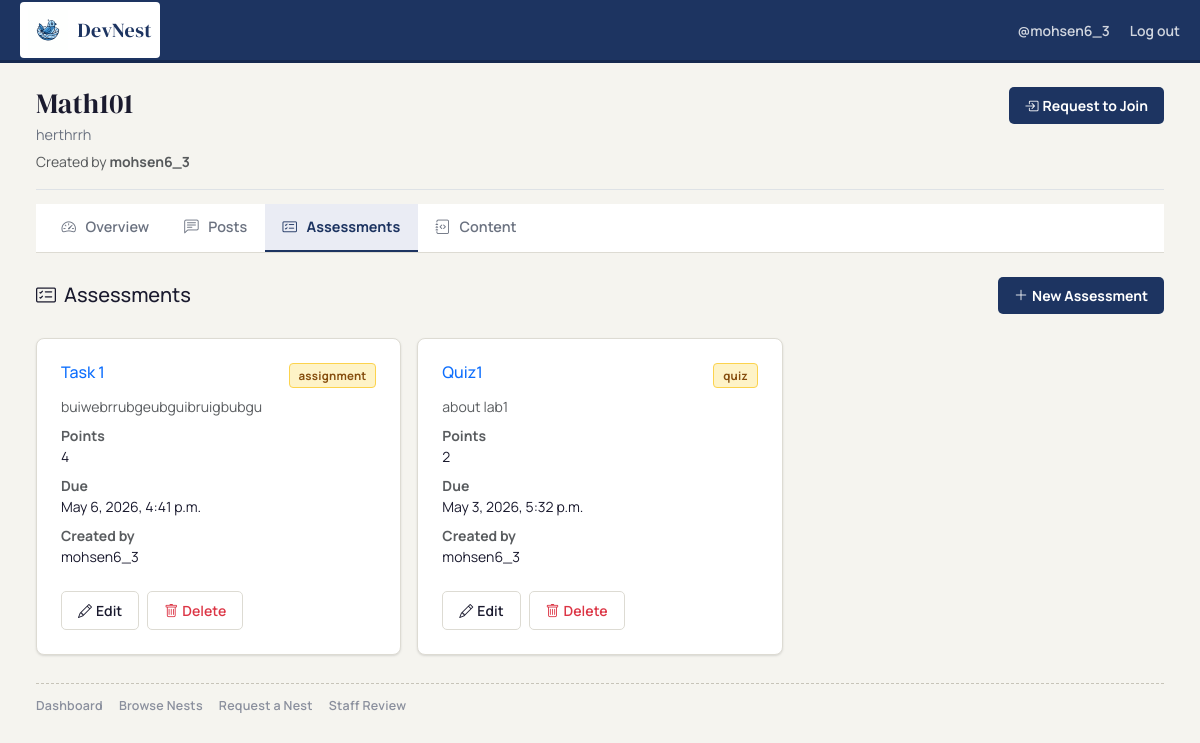
/assessments/nests/2/ (signed in), run on the app's committed database.
### nests/models.py (models this page shows, shortened)
class Nest(models.Model):
    class Status(models.TextChoices):
        PENDING  = 'pending',  'Pending'
        APPROVED = 'approved', 'Approved'
        REJECTED = 'rejected', 'Rejected'
    name        = models.CharField(max_length=255)
    description = models.TextField()
    creator     = models.ForeignKey(settings.AUTH_USER_MODEL, on_delete=models.CASCADE)
    members     = models.ManyToManyField(
        settings.AUTH_USER_MODEL,
        through='NestMembership',
        related_name='nests',
    )
    status      = models.CharField(
        max_length=20,
        choices=Status.choices,
        default=Status.PENDING,
    )
    created_at  = models.DateTimeField(auto_now_add=True)

### assessments/models.py (models this page shows, shortened)
class Assessment(models.Model):
    TYPE_CHOICES = [
        ('quiz', 'Quiz'),
        ('assignment', 'Assignment'),
        ('coding', 'Coding'),
    ]
    title = models.CharField(max_length=200)
    description = models.TextField(blank=True)
    assessment_type = models.CharField(max_length=20, choices=TYPE_CHOICES)
    points = models.PositiveIntegerField(default=0)
    due_date = models.DateTimeField(null=True, blank=True)
    created_by = models.ForeignKey(User,on_delete=models.CASCADE,related_name='created_assessments')
    created_at = models.DateTimeField(auto_now_add=True)
    nest = models.ForeignKey(Nest, on_delete=models.CASCADE, related_name='assessments', null=True, blank=True)

### assessments/views.py (the view)
# urls.py: path('nests/<int:nest_id>/', views.assessment_page_view, name='assessment_page_view'),
def assessment_page_view(request: HttpRequest, nest_id):
    nest = get_object_or_404(Nest, id=nest_id)
    assessments = Assessment.objects.filter(nest=nest)
    total_score = (
        Submission.objects
        .filter(student=request.user, assessment__nest=nest)
        .aggregate(total=Sum('score'))['total'] or 0
    )
    user = request.user
    return render(request, 'assessments/assessment_page.html', {
        'assessments': assessments,
        'user': user,
        'nest': nest,
        'total_score': total_score
    })

### assessments/templates/assessments/assessment_page.html (shortened to what this page needs)
{% extends "nests/nest_detail_base.html" %}
{% load static %}
{% block tab_assessments %}active{% endblock %}
{% block feature_content %}
<div class="d-flex justify-content-between align-items-center mb-4">
    <h5 class="mb-0"><i class="bi bi-card-checklist me-2"></i>Assessments</h5>
    {% if request.user.is_authenticated and request.user.is_staff %}
    <a class="nest-btn-main" href="{% url 'assessments:assessment_create_view' nest_id=nest.id %}">
        <i class="bi bi-plus-lg me-1"></i> New Assessment
    </a>
    {% endif %}
</div>
<div class="assessments-list">
    {% if assessments %}
    <div class="row g-3">
        {% for assessment in assessments %}
        <div class="col-md-6 col-lg-4">
            <div class="nest-surface p-4 h-100 d-flex flex-column">
                <div class="d-flex justify-content-between align-items-start mb-2">
                    <h6 class="mb-0">
                        <a href="{% url 'assessments:assessment_detail_view' nest_id=nest.id pk=assessment.pk %}" class="text-decoration-none">
                            {{ assessment.title }}
                        </a>
                    </h6>
                    <span class="nest-chip nest-chip-pending" style="font-size:.72rem">{{ assessment.assessment_type }}</span>
                </div>
                <p class="text-muted small mb-2">{{ assessment.description }}</p>
                <dl class="mb-3 small">
                    <dt class="text-muted">Points</dt><dd>{{ assessment.points }}</dd>
                    <dt class="text-muted">Due</dt><dd>{{ assessment.due_date|default:"No due date" }}</dd>
                    <dt class="text-muted">Created by</dt><dd>{{ assessment.created_by.username }}</dd>
                </dl>
                {% if request.user.is_authenticated and request.user.is_staff %}
                <div class="d-flex gap-2 mt-auto">
                    <a class="nest-btn-soft" href="{% url 'assessments:assessment_update_view' nest_id=nest.id pk=assessment.pk %}">
                        <i class="bi bi-pencil me-1"></i> Edit
                    </a>
                    <a class="nest-btn-soft" style="color:#dc3545;" href="{% url 'assessments:assessment_delete_view' nest_id=nest.id pk=assessment.pk %}">
                        <i class="bi bi-trash me-1"></i> Delete
                    </a>
                </div>
                {% endif %}
            </div>
        </div>
        {% endfor %}
    </div>
    {% else %}
    <div class="nest-surface p-4 text-muted">No assessments available yet.</div>
    {% endif %}
</div>
{% endblock feature_content %}

### nests/templates/nests/nest_detail_base.html (shortened to what this page needs)
{% extends "nests/base.html" %}
{% block content %}
{% if nest %}
<div class="nest-page-head pb-3 mb-0 border-bottom">
    <div>
        <h2 class="nest-page-title">{{ nest.name }}</h2>
        <p class="nest-page-subtitle mb-1">{{ nest.description }}</p>
        <small class="text-muted">Created by <strong>{{ nest.creator.username }}</strong></small>
    </div>
    <div class="d-flex gap-2 flex-wrap align-items-center">
        {% if membership %}
            <span class="nest-chip nest-chip-approved align-self-center">
                <i class="bi bi-check-circle me-1"></i> {{ membership.get_role_display }}
            </span>
        {% elif pending_membership %}
            <span class="nest-chip nest-chip-pending align-self-center">
                <i class="bi bi-hourglass-split me-1"></i> Request Pending
            </span>
        {% elif request.user.is_authenticated %}
            <form method="post" action="{% url 'nests:join_nest' nest_id=nest.pk %}">
                <button type="submit" class="nest-btn-main">
                    <i class="bi bi-box-arrow-in-right me-1"></i> Request to Join
                </button>
            </form>
        {% endif %}
    </div>
</div>
<div class="nest-subnav-wrap">
    <nav class="nest-subnav" aria-label="Nest feature navigation">
        <a href="{% url 'nests:nest_detail' nest_id=nest.pk %}"
           class="nest-subnav-link {% block tab_overview %}{% endblock %}">
            <i class="bi bi-speedometer2 me-1"></i> Overview
        </a>
        <a href="{% url 'nests:nest_posts' nest_id=nest.pk %}"
           class="nest-subnav-link {% block tab_posts %}{% endblock %}">
            <i class="bi bi-chat-left-text me-1"></i> Posts
        </a>
        <a href="{% url 'assessments:assessment_page_view' nest_id=nest.pk %}"
           class="nest-subnav-link {% block tab_assessments %}{% endblock %}">
            <i class="bi bi-card-checklist me-1"></i> Assessments
        </a>
        <a href="{% url 'content:all_titles_view' %}?nest_id={{ nest.pk }}"
           class="nest-subnav-link {% block tab_content %}{% endblock %}">
            <i class="bi bi-journal-code me-1"></i> Content
        </a>
    </nav>
</div>
{% endif %}
{% block feature_content %}{% endblock %}
{% endblock %}

### nests/templates/nests/base.html (shortened to what this page needs)
{% load static %}
<!doctype html>
<html lang="en">
<head>
	<link href="https://cdn.jsdelivr.net/npm/bootstrap@5.3.3/dist/css/bootstrap.min.css" rel="stylesheet">
	<link href="https://cdn.jsdelivr.net/npm/bootstrap-icons@1.11.3/font/bootstrap-icons.css" rel="stylesheet">
	<link rel="stylesheet" href="{% static 'css/nests.css' %}">
</head>
<body class="nest-shell">
	<header class="nest-topbar">
		<div class="container-fluid nest-topbar-inner">
			<a class="nest-brand" href="/">
				<img src="{% static 'images/logo.svg' %}" alt="DevNest logo">
				<span>DevNest</span>
			</a>
			<div class="nest-user d-none d-lg-flex">
				{% if request.user.is_authenticated %}
					<a class="nest-user-link" href="{% url 'accounts:user_profile_view' request.user.username %}">
						@{{ request.user.username }}
					</a>
					<a class="nest-user-link" href="{% url 'accounts:log_out' %}?next={{request.path}}">Log out</a>
				{% else %}
					<a class="nest-user-link" href="{% url 'accounts:sign_in' %}?next={{request.path}}">Sign in</a>
				{% endif %}
			</div>
		</div>
	</header>
	<div class="nest-layout container-fluid">
		<main class="nest-main">
			{% block content %}{% endblock %}
			<footer class="nest-footer-links" aria-label="Nest legacy links">
				<a href="{% url 'nests:nest_dashboard' %}" class="nest-footer-link {% if request.path == '/nests/' %}active{% endif %}">
					Dashboard
				</a>
				<a href="{% url 'nests:nest_list_view' %}" class="nest-footer-link {% if '/nests/browse/' in request.path %}active{% endif %}">
					Browse Nests
				</a>
				<a href="{% url 'nests:request_nest_view' %}" class="nest-footer-link {% if '/nests/request/' in request.path %}active{% endif %}">
					Request a Nest
				</a>
				{% if request.user.is_staff or request.user.is_superuser %}
					<a href="{% url 'nests:staff_nest_review' %}" class="nest-footer-link {% if '/nests/staff/review/' in request.path %}active{% endif %}">
						Staff Review
					</a>
				{% endif %}
			</footer>
		</main>
	</div>
</body>
</html>

### nests/static/css/nests.css (style rules this page uses)
:root { --nest-bg: #f5f4ef; --nest-paper: #ffffff; --nest-ink: #1a1a2e; --nest-muted: #6b7280; --nest-line: #dddbd3; --nest-accent: #1d3461; --nest-accent-hover: #16294f; --nest-amber: #c57c0e; --nest-amber-soft: #fef3c7; --nest-soft: #eaecf4; --nest-danger-soft: #fde9ef; --nest-shadow-sm: 0 1px 3px rgba(0,0,0,.08), 0 1px 2px rgba(0,0,0,.06); --nest-shadow: 0 2px 8px rgba(0,0,0,.09); --nest-radius: 8px; --nest-radius-sm: 5px; }
* { box-sizing: border-box; }
.nest-shell { margin: 0; min-height: 100vh; background: var(--nest-bg); color: var(--nest-ink); font-family: 'Manrope', sans-serif; }
.nest-topbar { position: sticky; top: 0; z-index: 100; background: var(--nest-accent); border-bottom: 3px solid var(--nest-accent-hover); }
.nest-topbar-inner { min-height: 60px; display: flex; align-items: center; justify-content: space-between; gap: 1rem; padding: 0 1.25rem; }
.nest-brand { display: inline-flex; align-items: center; gap: .6rem; text-decoration: none; padding: 0.5rem; color: var(--nest-accent); background-color: white; border-radius: 4px; font-family: 'DM Serif Display', serif; font-size: 1.25rem; letter-spacing: .4px; }
.nest-brand img { width: 40px; height: 40px; display: block; object-fit: contain; opacity: 1; }
.nest-user { display: inline-flex; align-items: center; gap: 1.25rem; }
.nest-user-link { color: rgba(255,255,255,.8); text-decoration: none; font-weight: 600; font-size: .875rem; transition: color .15s; }
.nest-layout { display: block; min-height: calc(100vh - 63px); }
.nest-main { max-width: 1320px; margin: 0 auto; width: 100%; padding: 1.5rem; }
.nest-page-head { display: flex; align-items: flex-start; justify-content: space-between; flex-wrap: wrap; gap: 1rem; margin-bottom: 1.25rem; }
.nest-page-title { margin: 0; font-family: 'DM Serif Display', serif; font-size: 1.75rem; font-weight: 400; color: var(--nest-ink); letter-spacing: .2px; }
.nest-page-subtitle { color: var(--nest-muted); margin: .2rem 0 0; font-size: .9rem; }
.nest-surface { background: var(--nest-paper); border: 1px solid var(--nest-line); border-radius: var(--nest-radius); box-shadow: var(--nest-shadow-sm); }
.nest-btn-main { display: inline-flex; align-items: center; border: none; background: var(--nest-accent); color: #fff; font-weight: 700; font-size: .875rem; border-radius: var(--nest-radius-sm); padding: .5rem 1rem; cursor: pointer; transition: background .15s; text-decoration: none; }
.nest-btn-soft { display: inline-flex; align-items: center; border: 1px solid var(--nest-line); color: var(--nest-ink); font-weight: 600; font-size: .875rem; border-radius: var(--nest-radius-sm); background: var(--nest-paper); padding: .5rem 1rem; cursor: pointer; text-decoration: none; transition: border-color .15s, background .15s; }
.nest-chip { display: inline-flex; align-items: center; border-radius: 4px; padding: .2rem .55rem; font-size: .75rem; font-weight: 700; letter-spacing: .02em; }
.nest-chip-pending { background: var(--nest-amber-soft); color: #854d0e; border: 1px solid #fcd34d; }
.nest-subnav-wrap { background: var(--nest-paper) !important; border: none !important; border-bottom: 1px solid var(--nest-line) !important; border-radius: 0 !important; box-shadow: none !important; padding: 0 !important; margin-top: .85rem; margin-bottom: 1.5rem; overflow-x: auto; }
.nest-subnav { display: inline-flex; align-items: flex-end; gap: 0; min-width: 100%; padding: 0 .5rem; }
.nest-subnav-link { display: inline-flex; align-items: center; gap: .35rem; padding: .75rem 1.1rem; border: none; border-bottom: 3px solid transparent; background: transparent; color: var(--nest-muted); text-decoration: none; font-weight: 600; font-size: .9rem; white-space: nowrap; transition: color .15s, border-color .15s; margin-bottom: -1px; }
.nest-subnav-link.active { color: var(--nest-accent); background: var(--nest-soft); border-bottom-color: var(--nest-accent); font-weight: 700; }
.nest-footer-links { margin-top: 1.75rem; padding-top: .8rem; border-top: 1px dashed #c7c4b9; display: flex; flex-wrap: wrap; gap: .7rem 1rem; }
.nest-footer-link { color: #8a8f9d; text-decoration: none; font-size: .78rem; font-weight: 600; letter-spacing: .02em; }

### data on the page
Nest: name "Math101", description "herthrrh", creator.username "mohsen6_3"
Assessment: title "Task 1", assessment_type "assignment", description "buiwebrrubgeubguibruigbubgu", points "4", due_date "May 6, 2026, 4:41 p.m.", created_by.username "mohsen6_3"
Assessment: title "Quiz1", assessment_type "quiz", description "about lab1", points "2", due_date "May 3, 2026, 5:32 p.m.", created_by.username "mohsen6_3"

### other printed values
{{ request.user.username }} "mohsen6_3"
